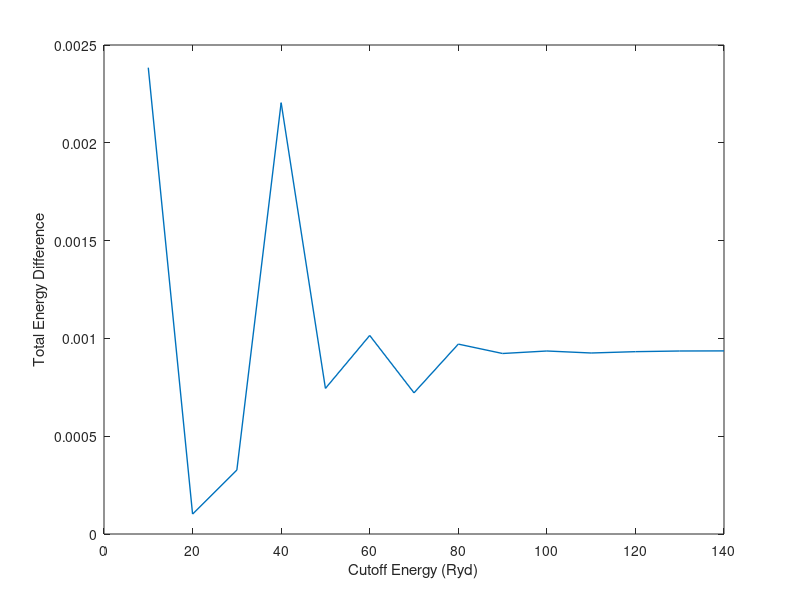

This figure's MATLAB source:
%%% QM Lab 2 plots %%%
%   Ryan Melander
%   ME 556

%% (1)
clc; clear; close all;
% 2 atoms/cell
% 10 meV/cell
% 1 Rydberg = 13.6056981 eV
convergence = -0.01/13.6056981;

LISTECUT = [10 20 30 40 50 60 70 80 90 100 110 120 130 140];
total_energies = [-21.03420627 -22.17328683 -22.51880972 -22.68597058 ...
    -22.74709110 -22.77032856 -22.78219846 -22.78744251 -22.78943624 ...
    -22.79051194 -22.79107400 -22.79137231 -22.79151125 -22.79157949];

c = 1;
difference = zeros(1,13);
for i = 1:13
    difference(i) = total_energies(i+1) - total_energies(i);
    if difference(i) > convergence && c == 1
        con_val = LISTECUT(i+1);    % value when converged
        c = 0;
    end
end

plot(LISTECUT,total_energies,'LineWidth',1)
xlim([0 LISTECUT(14)+10])
ylabel('Total Energy')
xlabel('Cutoff Energy (Ryd)')
set(gcf,'position',[400,400,450,350])

%% (2)
clc; clear; close all;
% LISTECUT = 110;
convergence = -0.01/13.6056981;

k = [1 2 3 4 5 6 7 8];
kgrid = [1 3 4 8 10 16 20 29];
total_energies = [-20.48431805 -22.55614457 -22.75688985 -22.79107400 ...
    -22.79861256 -22.80049496 -22.80100682 -22.80114746];

c = 1;
difference = zeros(1,7);
for i = 1:7
    difference(i) = total_energies(i+1) - total_energies(i);
    if difference(i) > convergence && c == 1
        con_val = kgrid(i+1);    % value when converged
        c = 0;
    end
end

plot(kgrid,total_energies,'LineWidth',1)
xlim([0 30])
ylabel('Total Energy')
xlabel('Grid Size')
set(gcf,'position',[400,400,450,350])

%% (3)
clc; clear; close all;
% k = 4;
% 10 meV/Angstrom
% 1 Ry/Bohr = 25.71104309541616 eV/Angstrom
convergence = 0.01/25.71104309541616;

LISTECUT = [10 20 30 40 50 60 70 80 90 100 110 120 130 140];
FA1 = [0.20556752 0.40355051 0.25834926 0.29147473 0.28832892 ...
    0.27621070 0.27980131 0.28088352 0.27966004 0.27938862 ...
    0.27963845 0.27968423 0.27961356 0.27959566];

c = 1;
difference = zeros(1,13);
for i = 1:13
    difference(i) = FA1(i+1) - FA1(i);
    if abs(difference(i)) < convergence && c == 1
        con_val = LISTECUT(i+1);    % value when converged
        c = 0;
    end
end

plot(LISTECUT,FA1,'LineWidth',1)
xlim([0 140])
ylim([0.18 0.42])
ylabel('Force on Atom 1')
xlabel('Cutoff Energy (Ryd)')
set(gcf,'position',[400,400,450,350])

%% (4)
clc; clear; close all;
% 2 atoms/cell
% 10 meV/cell
% 1 Rydberg = 13.6056981 eV
convergence = 0.01/13.6056981;

% k = 4;
LISTECUT = [10 20 30 40 50 60 70 80 90 100 110 120 130 140];
a1 = 6.74; % bohr
a2 = 6.70; % bohr
cut1 = [-21.08699660 -22.20304723 -22.52557478 -22.68939249 ...
    -22.74888419 -22.77094233 -22.78279451 -22.78739176 ...
    -22.78949431 -22.79055477 -22.79112924 -22.79139952 ...
    -22.79153023 -22.79160070];
cut2 = [-21.08938072 -22.20314918 -22.52524752 -22.68718743 ...
    -22.74962854 -22.77195737 -22.78351633 -22.78836260 ...
    -22.79041714 -22.79149039 -22.79205462 -22.79233173 ...
    -22.79246583 -22.79253683];
cutdiff = abs(cut1-cut2);

c = 1;
difference = zeros(1,13);
for i = 1:13
    difference(i) = cutdiff(i+1) - cutdiff(i);
    if i > 3 && abs(difference(i)) < convergence && c == 1
        con_val = LISTECUT(i+1);    % value when converged
        c = 0;
    end
end
difference = abs(difference);

plot(LISTECUT,cutdiff,'LineWidth',1)
ylabel('Total Energy Difference')
xlabel('Cutoff Energy (Ryd)')
set(gcf,'position',[400,400,450,350])
















